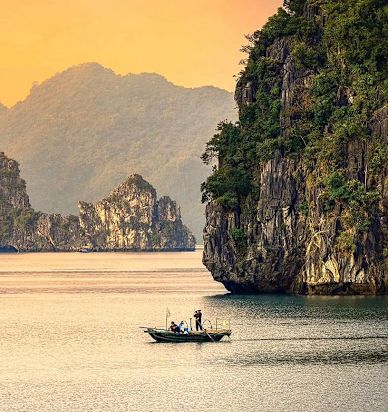
#> input picture Computer-Vision-Labs/Lab2/phong canh.jpg, 388 x 412 px
$ python II.2.py
#> lines starting #> are read from the running program, lines starting #| are printed output that depends on the picture
import cv2

# Đọc ảnh
image = cv2.imread("phong canh.jpg")
#> image is the input picture: shape (412, 388, 3); mean B, G, R 108.5, 140.7, 160.2

# Kiểm tra ảnh có đọc được không
if image is None:
    print("Không tìm thấy ảnh!")
    exit()

# Lọc Gaussian
gaussian = cv2.GaussianBlur(image, (5, 5), 0)
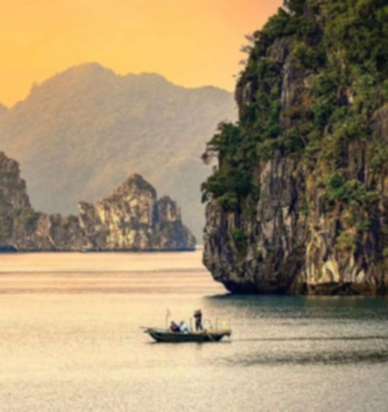
#> gaussian: shape (412, 388, 3); mean B, G, R 108.5, 140.7, 160.2

# Hiển thị ảnh
cv2.imshow("Anh goc", image)
cv2.imshow("Gaussian Blur", gaussian)

# Lưu ảnh
cv2.imwrite("gaussian_blur.jpg", gaussian)

# Đợi nhấn phím để đóng cửa sổ
cv2.waitKey(0)
cv2.destroyAllWindows()

$ run again, with Computer-Vision-Labs/Lab2/dong ruong.jpg copied over Computer-Vision-Labs/Lab2/phong canh.jpg
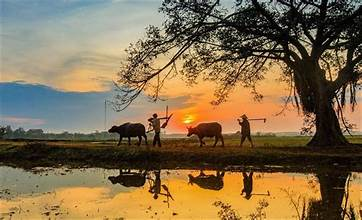
#> input picture Computer-Vision-Labs/Lab2/dong ruong.jpg, 362 x 220 px
#> image is the input picture: shape (220, 362, 3); mean B, G, R 77.8, 109.8, 131.2
#> `gaussian = cv2.GaussianBlur(image, (5, 5), 0)`:
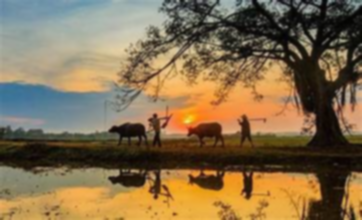
#> gaussian: shape (220, 362, 3); mean B, G, R 77.8, 109.8, 131.2

$ run again, with Computer-Vision-Labs/Lab2/vanmieu.jpg copied over Computer-Vision-Labs/Lab2/phong canh.jpg
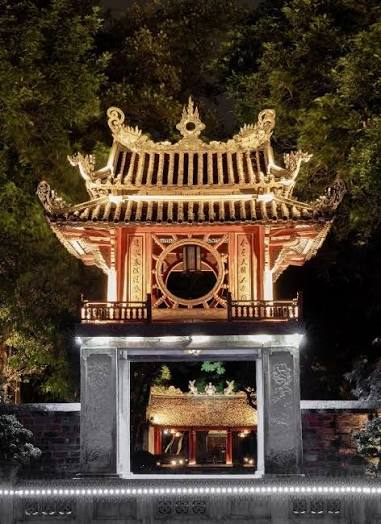
#> input picture Computer-Vision-Labs/Lab2/vanmieu.jpg, 381 x 524 px
#> image is the input picture: shape (524, 381, 3); mean B, G, R 50.1, 64.8, 79.8
#> `gaussian = cv2.GaussianBlur(image, (5, 5), 0)`:
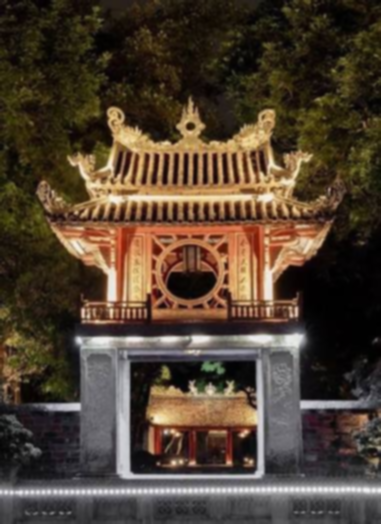
#> gaussian: shape (524, 381, 3); mean B, G, R 50.1, 64.8, 79.8
